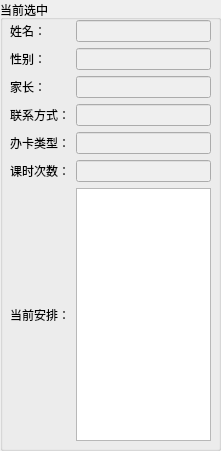
    <widget class="QGroupBox" name="groupBox_10">
     <property name="geometry">
      <rect>
       <x>300</x>
       <y>50</y>
       <width>221</width>
       <height>451</height>
      </rect>
     </property>
     <property name="title">
      <string>当前选中</string>
     </property>
     <widget class="QWidget" name="layoutWidget_19">
      <property name="geometry">
       <rect>
        <x>10</x>
        <y>20</y>
        <width>201</width>
        <height>421</height>
       </rect>
      </property>
      <layout class="QGridLayout" name="gridLayout_21">
       <item row="1" column="1">
        <widget class="QLineEdit" name="le_choose_gender_3">
         <property name="enabled">
          <bool>false</bool>
         </property>
        </widget>
       </item>
       <item row="4" column="1">
        <widget class="QLineEdit" name="le_choose_type_3">
         <property name="enabled">
          <bool>false</bool>
         </property>
        </widget>
       </item>
       <item row="1" column="0">
        <widget class="QLabel" name="label_27">
         <property name="text">
          <string>性别：</string>
         </property>
        </widget>
       </item>
       <item row="4" column="0">
        <widget class="QLabel" name="label_30">
         <property name="text">
          <string>办卡类型：</string>
         </property>
        </widget>
       </item>
       <item row="2" column="1">
        <widget class="QLineEdit" name="le_choose_parent_3">
         <property name="enabled">
          <bool>false</bool>
         </property>
        </widget>
       </item>
       <item row="5" column="0">
        <widget class="QLabel" name="label_31">
         <property name="text">
          <string>课时次数：</string>
         </property>
        </widget>
       </item>
       <item row="3" column="0">
        <widget class="QLabel" name="label_29">
         <property name="text">
          <string>联系方式：</string>
         </property>
        </widget>
       </item>
       <item row="0" column="1">
        <widget class="QLineEdit" name="le_choose_name_3">
         <property name="enabled">
          <bool>false</bool>
         </property>
        </widget>
       </item>
       <item row="3" column="1">
        <widget class="QLineEdit" name="le_choose_phone_3">
         <property name="enabled">
          <bool>false</bool>
         </property>
        </widget>
       </item>
       <item row="5" column="1">
        <widget class="QLineEdit" name="le_choose_left_3">
         <property name="enabled">
          <bool>false</bool>
         </property>
        </widget>
       </item>
       <item row="2" column="0">
        <widget class="QLabel" name="label_28">
         <property name="text">
          <string>家长：</string>
         </property>
        </widget>
       </item>
       <item row="0" column="0">
        <widget class="QLabel" name="label_26">
         <property name="text">
          <string>姓名：</string>
         </property>
        </widget>
       </item>
       <item row="6" column="0">
        <widget class="QLabel" name="label_34">
         <property name="text">
          <string>当前安排：</string>
         </property>
        </widget>
       </item>
       <item row="6" column="1">
        <widget class="QTextEdit" name="te_current_paike"/>
       </item>
      </layout>
     </widget>
    </widget>
